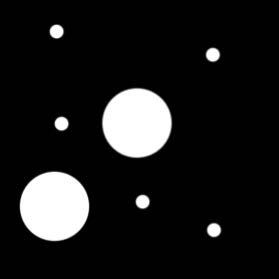
//> input picture Section 4/open_close_algorithm/1.jpg, 279 x 279 px
$ ./main   (built with g++ and OpenCV 4)
//> lines starting //> are read from the running program, lines starting //| are printed output that depends on the picture
#include <iostream>
#include <opencv2/opencv.hpp>

using namespace std;
using namespace cv;
int main() {
    Mat image = imread("C:\\Users\\ucesxc0\\Documents\\Repository-My programming and coding\\OpenCV_learning_notes\\Section 4\\open_close_algorithm\\1.jpg");
//> image is the input picture: 279 rows x 279 cols, CV_8UC3; min 0, max 255, mean 28
    //specify the kernel size
    int kernelSize = 10;
    //create the kernel
    Mat element = getStructuringElement(MORPH_ELLIPSE, Size(2*kernelSize+1, 2*kernelSize+1), Point(kernelSize,kernelSize));
    Mat imEroded;
    //perform erosion
    erode(image, imEroded, element, Point(-1,-1),1);
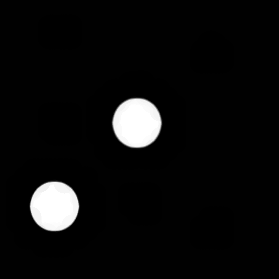
//> imEroded: 279 rows x 279 cols, CV_8UC3; min 0, max 255, mean 12.9
    Mat imOpen;
    //perform dilation
    dilate(imEroded, imOpen, element, Point(-1,-1),1);
    imshow("m1", imOpen);
    imwrite("C:\\Users\\ucesxc0\\Documents\\Repository-My programming and coding\\OpenCV_learning_notes\\Section 4\\open_close_algorithm\\m1.png", imOpen);
    //API for open operation
    Mat imageMorphOpened;
    //morphologyEx(image, imageMorphOpened, MORPH_OPEN, element, Point(-1,-1), 3);
    morphologyEx(image, imageMorphOpened, MORPH_CLOSE, element, Point(-1,-1), 3);
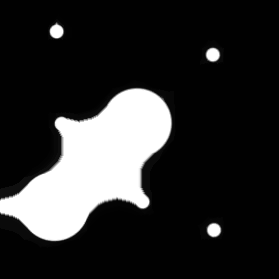
//> imageMorphOpened: 279 rows x 279 cols, CV_8UC3; min 1, max 255, mean 45.9
    imshow("m2", imageMorphOpened);
    waitKey(0);
    return 0;
}
